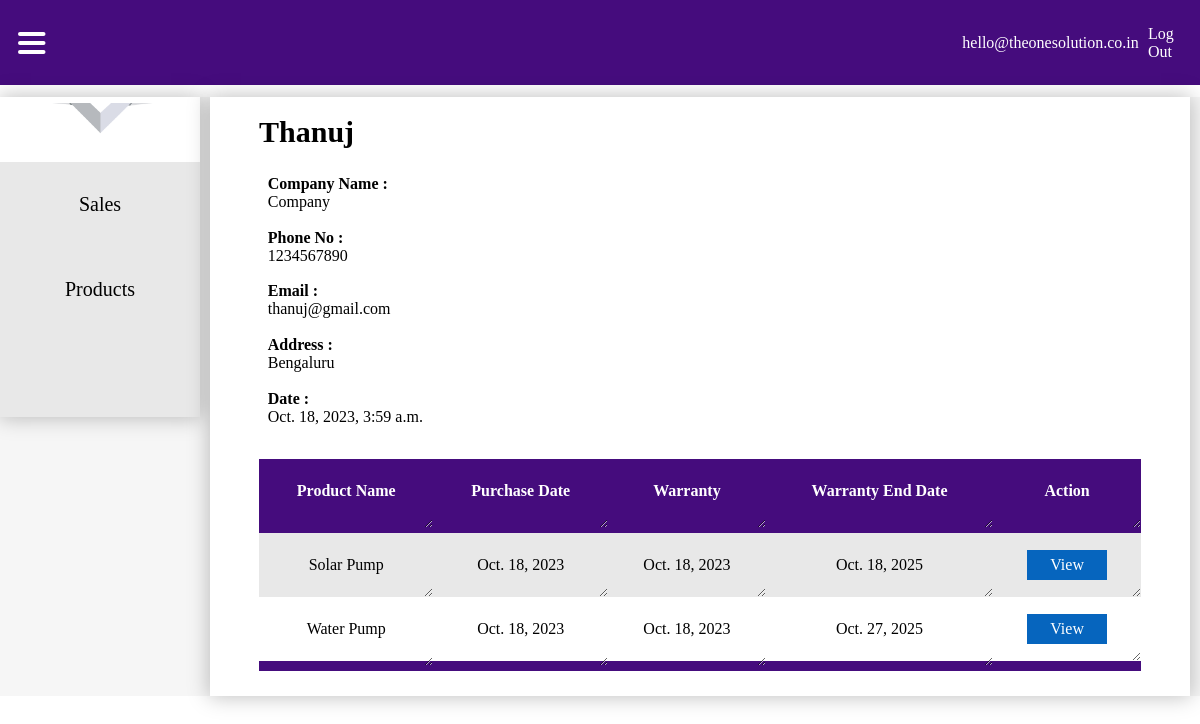
The page /cms/2/customerdetail/ (signed in) on the database its author committed.
### mainapp/models.py (models this page shows, shortened)
class User(AbstractUser):
    is_admin = models.BooleanField(default=False)
    is_sales_login = models.BooleanField(default=False)
    is_service_desk = models.BooleanField(default=False)
    is_technician = models.BooleanField(default=False)

class Customer(models.Model):
    customer_name = models.CharField(max_length=100, null=True, blank=True, default=None)
    company_name = models.CharField(max_length=100, default='Company')
    customer_email = models.EmailField()
    customer_phone = models.CharField(max_length=10)
    customer_location = models.CharField(max_length=1000, null=True, blank=True, default=None)
    created_at = models.DateTimeField(default=get_current_date)

class Products(models.Model):
    Product_name = models.CharField(max_length=200)
    Purchase_date = models.DateField()
    warranty = models.DateField()
    Warranty_end_date = models.DateField()
    Customer = models.ForeignKey(Customer, on_delete=models.DO_NOTHING, related_name='Customer')

### mainapp/views.py (the view)
# urls.py: path('<int:pk>/customerdetail/', CustomerDetailView.as_view(), name='customerdetails'),
class CustomerDetailView(LoginRequiredMixin, DetailView):
    model = Customer
    template_name = "customerdetail.html"
    context_object_name = "customerdetail"
    def get_context_data(self, **kwargs):
        context = super().get_context_data(**kwargs)
        customer_id = self.object.pk
        context['products'] = Products.objects.filter(Customer_id=customer_id)  # Retrieve the associated products
        return context

### mainapp/templates/customerdetail.html (shortened to what this page needs)
{% load static %}
{% if request.user.is_authenticated %}
<!DOCTYPE html>
<html lang="en">
<head>
    <link rel="stylesheet" href="{% static 'css/dashboard.css' %}">
</head>
<body>
    {% if request.user.is_sales_login or request.user.is_admin %}
     <nav>
        <div class="menu" >
            <img src="{% static 'icons/hamburger menu.svg' %}" alt="" onclick="toggleNavigation()">
        </div>
        <ul>
            <li>
                {% if request.user.is_authenticated %}
                <a href="">{{ request.user.username }}</a>
                <a href="{% url 'logout' %}">Log Out</a>
                {% else %}
                <a href="">Profile</a>
                <img src="{% static 'icons/dropdownarrowsvg.svg' %}" alt="">
                {% endif %}
            </li>
        </ul>
    </nav>
    <div class="contentholder">
        <div class="navigation">
            <img class="logo" src="{% static 'icons/Vivin-construction-and-engineering-logo.png' %}" alt="">
            <div class="tabholder">
                {% if request.user.is_sales_login or request.user.is_admin %}
                <div class="nav-tab" onclick="toggleActive(this)">
                    <a href="{% url 'customerlist' %}">Sales</a>
                </div>
                <div class="nav-tab" onclick="toggleActive(this)">
                    <a href="">Products</a>
                </div>
                {% endif %}
                <div class="nav-tab" onclick="toggleActive(this)">
                    <a href=""></a>
                </div>
            </div>
        </div>
        <div class="displayboard">
            <div class="whiteboard">
                <div class="alignmentmaker">
                    <h3>{{ customerdetail.customer_name }}</h3>
                    <div class="customerdetailholder">
                        <p><b>Company Name :</b> {{ customerdetail.company_name }}</p>
                        <p><b>Phone No :</b> {{ customerdetail.customer_phone }} </p>
                        <p><b>Email :</b> {{ customerdetail.customer_email }} </p>
                        <p><b>Address :</b> {{ customerdetail.customer_location }} </p>
                        <p><b>Date :</b> {{ customerdetail.created_at }} </p>
                    </div>
                    <table>
                        <thead>
                            <tr>
                                <th>Product Name</th>
                                <th>Purchase Date</th>
                                <th>Warranty</th>
                                <th>Warranty End Date</th>
                                <th>Action</th>
                            </tr>
                        </thead>
                        <tbody>
                            {% for product in products %}
                                <tr>
                                    <td>{{ product.Product_name }}</td>
                                    <td>{{ product.Purchase_date }}</td>
                                    <td>{{ product.warranty }}</td>
                                    <td>{{ product.Warranty_end_date }}</td>
                                    <td class="action">
                                        <a id="view" href="{% url 'productlist' product.pk %}"><div class="buttonview">View</div></a>
                                    </td>
                                </tr>
                            {% endfor %}
                        </tbody>
                    </table>
                </div>
            </div>
        </div>
    </div>
    {% endif %}
{% endif %}
</body>
</html>

### static/css/dashboard.css (style rules this page uses)
* { margin: 0; padding: 0; font-family: Montserrat; }
nav { background: #450C7D; width: 100%; height: 85px; display: flex; justify-content: right; align-items: center; }
nav img { margin-left: 3%; }
nav ul { width: 100%; display: flex; align-items: center; justify-content: flex-end; }
nav ul li { margin: 2%; display: flex; align-items: center; justify-content: flex-end; }
nav ul li a { text-decoration: none; color: white; font-family: Montserrat; }
.contentholder { width: 100%; display: flex; align-items: start; justify-content: center; background: #F6F6F6; margin-top: 1%; }
.navigation { width: 20%; height: 100%; background: #FFF; box-shadow: 0px 0px 20px 1px rgba(0, 0, 0, 0.25); display: grid; align-items: center; justify-items: center; transition: width 0.5s ease-in-out; }
.logo { margin: 3%; width: 80%; }
.displayboard { width: 100%; display: grid; align-items: start; justify-items: center; transition: width 0.5s ease-in-out; }
.menu { width: 100%; display: flex; align-items: center; justify-content: left; height: 100%; }
.menu img { margin: 3% 5% 3% 3%; cursor: pointer; }
.nav-tab { width: 100%; height: 85px; display: flex; align-items: center; justify-content: center; background: #E8E8E8; cursor: pointer; transition: .3s ease-in-out; }
.nav-tab a { text-decoration: none; color: black; text-align: center; font-size: 20px; color: black; width: 100%; height: 100%; display: flex; align-items: center; justify-content: center; }
.tabholder { width: 100%; }
.whiteboard { width: 98%; background: white; box-shadow: 0px 0px 20px 1px rgba(0, 0, 0, 0.25); display: flex; align-items: start; justify-content: center; }
.alignmentmaker { width: 90%; display: grid; align-items: start; justify-items: center; }
.alignmentmaker h3 { font-size: 30px; margin: 2% 0% 2% 0%; width: 100%; }
p { display: grid; align-items: center; justify-items: left; width: 40%; margin: 3%; }
table { border-collapse: collapse; margin: 25px 0; font-size: 16px; width: 100%; resize: both; }
table thead tr { background: #450C7D; color: #FFF; font-weight: bold; padding: 3%; text-align: center; height: 40px; }
tr { background: #E8E8E8; }
tr:nth-child(even) { background: white; }
tr:last-child { border-bottom: 10px solid#450C7D; }
th, td { padding: 12px; height: 40px; text-align: center; overflow-x: auto; resize: horizontal; }
.action { padding: 12px; height: 40px; text-align: center; overflow-x: auto; display: flex; align-items: center; justify-content: center; }
#view { text-decoration: none; color: #FFF; }
.buttonview { background: #0665be; width: 80px; height: 30px; display: flex; align-items: center; justify-content: center; }
a { margin: 2%; }
.customerdetailholder { width: 100%; display: grid; align-items: center; justify-items: start; grid-auto-flow: dense; }
.customerdetailholder p { margin: 1%; }

### rows shown on the page
User: user.username "hello@theonesolution.co.in"
Customer: customer_name "Thanuj", company_name "Company", customer_phone "1234567890", customer_email "thanuj@gmail.com", customer_location "Bengaluru", created_at "Oct. 18, 2023, 3:59 a.m."
Products: Product_name "Solar Pump", Purchase_date "Oct. 18, 2023", warranty "Oct. 18, 2023", Warranty_end_date "Oct. 18, 2025"
Products: Product_name "Water Pump", Purchase_date "Oct. 18, 2023", warranty "Oct. 18, 2023", Warranty_end_date "Oct. 27, 2025"
